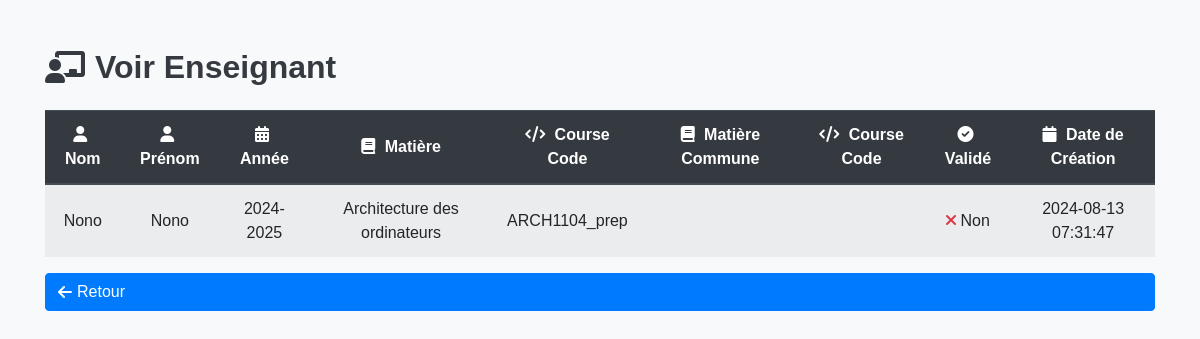
The page /choix/admin/view_enseignant.php?id=27 (signed in) on the database its author committed.
### tables this page shows
CREATE TABLE `profile_enseignant` (
  `id_profile_enseignant` int(11) NOT NULL,
  `id_enseignant` int(11) DEFAULT NULL,
  `id_annee` int(11) DEFAULT NULL,
  `id_matiere` int(11) DEFAULT NULL,
  `id_matiere_commune` int(11) DEFAULT NULL,
  `validated` tinyint(1) DEFAULT 0,
  `date_creation` timestamp NOT NULL DEFAULT current_timestamp(),
  `new_entry` tinyint(1) DEFAULT 1
);

CREATE TABLE `enseignants` (
  `id_enseignant` int(11) NOT NULL,
  `firstName_enseignant` varchar(50) NOT NULL,
  `lastName_enseignant` varchar(50) NOT NULL,
  `password` varchar(255) NOT NULL,
  `date_creation` timestamp NOT NULL DEFAULT current_timestamp()
);

CREATE TABLE `annees` (
  `id_annee` int(11) NOT NULL,
  `annee` varchar(9) NOT NULL
);

CREATE TABLE `matieres` (
  `id_matiere` int(11) NOT NULL,
  `nom_matiere` varchar(100) NOT NULL,
  `courseCode` varchar(52) NOT NULL,
  `id_filiere` int(11) DEFAULT NULL,
  `id_semestre` int(11) DEFAULT NULL,
  `id_niveau` int(11) DEFAULT NULL
);

### choix/admin/view_enseignant.php (the view, shortened to what this page needs)
<?php
$conn = getDbConnection();
function fetchEnseignantProfile($id_enseignant, $conn) {
    $sql = "SELECT e.firstName_enseignant, e.lastName_enseignant, e.date_creation AS date_creation_enseignant,
                   a.annee, m.nom_matiere, m.courseCode AS matiere_code,
                   mc.nom_matiere_commune, mc.courseCode AS matiere_commune_code,
                   pe.validated, pe.date_creation
            FROM enseignants e
            LEFT JOIN profile_enseignant pe ON e.id_enseignant = pe.id_enseignant
            LEFT JOIN matieres m ON pe.id_matiere = m.id_matiere
            LEFT JOIN matieres_communes mc ON pe.id_matiere_commune = mc.id_matiere_commune
            LEFT JOIN annees a ON pe.id_annee = a.id_annee
            WHERE e.id_enseignant = ?";
    $stmt = $conn->prepare($sql);
    $stmt->bind_param('i', $id_enseignant);
    $stmt->execute();
    return $stmt->get_result();
}
$id_enseignant = $_GET['id'];
$enseignantProfile = fetchEnseignantProfile($id_enseignant, $conn);
?>
<!DOCTYPE html>
<html lang="fr">
<head>
    <link rel="stylesheet" href="https://stackpath.bootstrapcdn.com/bootstrap/4.5.2/css/bootstrap.min.css">
    <link rel="stylesheet" href="https://cdnjs.cloudflare.com/ajax/libs/font-awesome/6.0.0-beta3/css/all.min.css">
</head>
<body style="font-family: Arial, sans-serif; background-color: #f8f9fa;">
<div class="container mt-5">
    <h2 class="mb-4" style="color: #343a40; font-weight: bold; display: flex; align-items: center;">
        <i class="fas fa-chalkboard-teacher" style="margin-right: 10px;"></i>
        Voir Enseignant
    </h2>
    <table class="table table-hover table-striped">
        <thead class="thead-dark">
        <tr>
            <th style="text-align: center; vertical-align: middle;">
                <i class="fas fa-user" style="margin-right: 5px;"></i> Nom
            </th>
            <th style="text-align: center; vertical-align: middle;">
                <i class="fas fa-user" style="margin-right: 5px;"></i> Prénom
            </th>
            <th style="text-align: center; vertical-align: middle;">
                <i class="fas fa-calendar-alt" style="margin-right: 5px;"></i> Année
            </th>
            <th style="text-align: center; vertical-align: middle;">
                <i class="fas fa-book" style="margin-right: 5px;"></i> Matière
            </th>
            <th style="text-align: center; vertical-align: middle;">
                <i class="fas fa-code" style="margin-right: 5px;"></i> Course Code
            </th>
            <th style="text-align: center; vertical-align: middle;">
                <i class="fas fa-book" style="margin-right: 5px;"></i> Matière Commune
            </th>
            <th style="text-align: center; vertical-align: middle;">
                <i class="fas fa-code" style="margin-right: 5px;"></i> Course Code
            </th>
            <th style="text-align: center; vertical-align: middle;">
                <i class="fas fa-check-circle" style="margin-right: 5px;"></i> Validé
            </th>
            <th style="text-align: center; vertical-align: middle;">
                <i class="fas fa-calendar" style="margin-right: 5px;"></i> Date de Création
            </th>
        </tr>
        </thead>
        <tbody>
        <?php if ($enseignantProfile): ?>
            <?php while ($row = $enseignantProfile->fetch_assoc()): ?>
                <tr style="text-align: center;">
                    <td style="vertical-align: middle;"><?= htmlspecialchars($row['lastName_enseignant']); ?></td>
                    <td style="vertical-align: middle;"><?= htmlspecialchars($row['firstName_enseignant']); ?></td>
                    <td style="vertical-align: middle;"><?= htmlspecialchars($row['annee']); ?></td>
                    <td style="vertical-align: middle;"><?= htmlspecialchars($row['nom_matiere']); ?></td>
                    <td style="vertical-align: middle;"><?= htmlspecialchars($row['matiere_code']); ?></td>
                    <td style="vertical-align: middle;"><?= htmlspecialchars($row['nom_matiere_commune']); ?></td>
                    <td style="vertical-align: middle;"><?= htmlspecialchars($row['matiere_commune_code']); ?></td>
                    <td style="vertical-align: middle;">
                        <?= $row['validated'] ? '<i class="fas fa-check text-success"></i> Oui' : '<i class="fas fa-times text-danger"></i> Non'; ?>
                    </td>
                    <td style="vertical-align: middle;"><?= htmlspecialchars($row['date_creation']); ?></td>
                </tr>
            <?php endwhile; ?>
        <?php else: ?>
            <tr>
                <td colspan="9" class="text-center" style="vertical-align: middle;">Aucune information disponible pour cet enseignant.</td>
            </tr>
        <?php endif; ?>
        </tbody>
    </table>
    <a href="valide.php" class="btn btn-primary" style="background-color: #007bff; border-color: #007bff; display: flex; align-items: center;">
        <i class="fas fa-arrow-left" style="margin-right: 5px;"></i> Retour
    </a>
</div>
</body>
</html>

### rows shown on the page
profile_enseignant: id_enseignant.lastName_enseignant "Nono", id_enseignant.firstName_enseignant "Nono", id_annee.annee "2024-2025", id_matiere.nom_matiere "Architecture des ordinateurs", id_matiere.courseCode "ARCH1104_prep", validated 0 (drawn), date_creation "2024-08-13 07:31:47"
